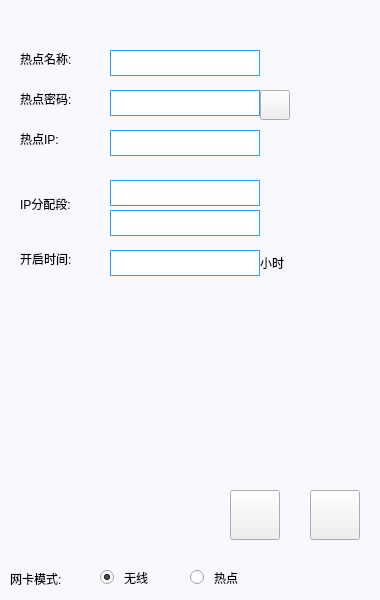
<?xml version="1.0" encoding="UTF-8"?>
<ui version="4.0">
 <class>lib_networkManage</class>
 <widget class="QWidget" name="lib_networkManage">
  <property name="geometry">
   <rect>
    <x>0</x>
    <y>0</y>
    <width>380</width>
    <height>600</height>
   </rect>
  </property>
  <property name="windowTitle">
   <string>Form</string>
  </property>
  <property name="styleSheet">
   <string notr="true">#lib_networkManage{background-color: rgb(248, 248, 255);}</string>
  </property>
  <widget class="QRadioButton" name="raBut_hotspot">
   <property name="geometry">
    <rect>
     <x>190</x>
     <y>560</y>
     <width>87</width>
     <height>35</height>
    </rect>
   </property>
   <property name="focusPolicy">
    <enum>Qt::NoFocus</enum>
   </property>
   <property name="styleSheet">
    <string notr="true">QRadioButton{
   font: 14pt &quot;黑体&quot;;
   spacing: 10 
}  

QRadioButton::indicator { 
   width: 25px;
   height: 25px;
   image: url(:/prefix2/LCD_CS351/logo/Radio.png);
}

QRadioButton::indicator:checked { 
image: url(:/prefix2/LCD_CS351/logo/Radio_check.png);
}</string>
   </property>
   <property name="text">
    <string>热点</string>
   </property>
  </widget>
  <widget class="QRadioButton" name="raBut_wifi">
   <property name="geometry">
    <rect>
     <x>100</x>
     <y>560</y>
     <width>87</width>
     <height>35</height>
    </rect>
   </property>
   <property name="focusPolicy">
    <enum>Qt::NoFocus</enum>
   </property>
   <property name="styleSheet">
    <string notr="true">QRadioButton{
   font: 14pt &quot;黑体&quot;;
   spacing: 10 
}  

QRadioButton::indicator { 
   width: 25px;
   height: 25px;
   image: url(:/prefix2/LCD_CS351/logo/Radio.png);
}

QRadioButton::indicator:checked { 
image: url(:/prefix2/LCD_CS351/logo/Radio_check.png);
}</string>
   </property>
   <property name="text">
    <string>无线</string>
   </property>
   <property name="checked">
    <bool>true</bool>
   </property>
  </widget>
  <widget class="QLabel" name="label_20">
   <property name="geometry">
    <rect>
     <x>10</x>
     <y>570</y>
     <width>91</width>
     <height>18</height>
    </rect>
   </property>
   <property name="styleSheet">
    <string notr="true">font: 14pt &quot;黑体&quot;;</string>
   </property>
   <property name="text">
    <string>网卡模式:</string>
   </property>
  </widget>
  <widget class="QStackedWidget" name="stackedWidget">
   <property name="geometry">
    <rect>
     <x>0</x>
     <y>0</y>
     <width>380</width>
     <height>550</height>
    </rect>
   </property>
   <property name="styleSheet">
    <string notr="true">#stackedWidget{background-color: rgb(248, 248, 255);}</string>
   </property>
   <property name="currentIndex">
    <number>1</number>
   </property>
   <widget class="QWidget" name="page">
    <widget class="QLabel" name="label">
     <property name="geometry">
      <rect>
       <x>10</x>
       <y>10</y>
       <width>331</width>
       <height>31</height>
      </rect>
     </property>
     <property name="styleSheet">
      <string notr="true">font: 14pt &quot;黑体&quot;;</string>
     </property>
     <property name="text">
      <string>网络搜索提示</string>
     </property>
    </widget>
    <widget class="QLineEdit" name="psk">
     <property name="geometry">
      <rect>
       <x>100</x>
       <y>520</y>
       <width>150</width>
       <height>26</height>
      </rect>
     </property>
     <property name="styleSheet">
      <string notr="true">font: 14pt &quot;Arial&quot;;
border-width:1px; 
border-style:solid; 
border-color:rgb(51, 153, 255); 
margin-top: 0ex;</string>
     </property>
    </widget>
    <widget class="QLineEdit" name="SSID">
     <property name="geometry">
      <rect>
       <x>100</x>
       <y>490</y>
       <width>150</width>
       <height>26</height>
      </rect>
     </property>
     <property name="styleSheet">
      <string notr="true">font: 14pt &quot;Arial&quot;;
border-width:1px; 
border-style:solid; 
border-color:rgb(51, 153, 255); 
margin-top: 0ex;</string>
     </property>
    </widget>
    <widget class="QListWidget" name="listWidget">
     <property name="geometry">
      <rect>
       <x>10</x>
       <y>50</y>
       <width>360</width>
       <height>430</height>
      </rect>
     </property>
     <property name="styleSheet">
      <string notr="true">QListWidget{
font: 12pt &quot;Arial&quot;;
border-width:1px; 
border-style:solid; 
border-color:rgb(51, 153, 255); 
margin-top: 0ex;
}
QListWidget::item{/*子项样式*/
height:35px;/*高度*/
}
QListWidget::Item:selected {/*选中项样式*/
background-color:rgb(51, 153, 255);
color: rgb(255, 255, 255);
}
</string>
     </property>
    </widget>
    <widget class="QLabel" name="label_2">
     <property name="geometry">
      <rect>
       <x>10</x>
       <y>490</y>
       <width>80</width>
       <height>18</height>
      </rect>
     </property>
     <property name="styleSheet">
      <string notr="true">font: 14pt &quot;黑体&quot;;</string>
     </property>
     <property name="text">
      <string>无线名称:</string>
     </property>
    </widget>
    <widget class="QLabel" name="label_3">
     <property name="geometry">
      <rect>
       <x>10</x>
       <y>520</y>
       <width>80</width>
       <height>18</height>
      </rect>
     </property>
     <property name="styleSheet">
      <string notr="true">font: 14pt &quot;黑体&quot;;</string>
     </property>
     <property name="text">
      <string>无线密码:</string>
     </property>
    </widget>
    <widget class="QPushButton" name="pushButton">
     <property name="geometry">
      <rect>
       <x>250</x>
       <y>520</y>
       <width>30</width>
       <height>30</height>
      </rect>
     </property>
     <property name="styleSheet">
      <string notr="true">border-image: url(:/new/prefix1/view_off.png);</string>
     </property>
     <property name="text">
      <string/>
     </property>
    </widget>
   </widget>
   <widget class="QWidget" name="page_2">
    <widget class="QLabel" name="label_4">
     <property name="geometry">
      <rect>
       <x>20</x>
       <y>90</y>
       <width>80</width>
       <height>18</height>
      </rect>
     </property>
     <property name="styleSheet">
      <string notr="true">font: 14pt &quot;黑体&quot;;</string>
     </property>
     <property name="text">
      <string>热点密码:</string>
     </property>
    </widget>
    <widget class="QLineEdit" name="hotspot_psk">
     <property name="geometry">
      <rect>
       <x>110</x>
       <y>90</y>
       <width>150</width>
       <height>26</height>
      </rect>
     </property>
     <property name="styleSheet">
      <string notr="true">font: 14pt &quot;Arial&quot;;
border-width:1px; 
border-style:solid; 
border-color:rgb(51, 153, 255); 
margin-top: 0ex;</string>
     </property>
    </widget>
    <widget class="QPushButton" name="but_viewPsk">
     <property name="geometry">
      <rect>
       <x>260</x>
       <y>90</y>
       <width>30</width>
       <height>30</height>
      </rect>
     </property>
     <property name="styleSheet">
      <string notr="true">border-image: url(:/new/prefix1/view_off.png);</string>
     </property>
     <property name="text">
      <string/>
     </property>
    </widget>
    <widget class="QLabel" name="label_5">
     <property name="geometry">
      <rect>
       <x>20</x>
       <y>50</y>
       <width>80</width>
       <height>18</height>
      </rect>
     </property>
     <property name="styleSheet">
      <string notr="true">font: 14pt &quot;黑体&quot;;</string>
     </property>
     <property name="text">
      <string>热点名称:</string>
     </property>
    </widget>
    <widget class="QLineEdit" name="hotspotName">
     <property name="geometry">
      <rect>
       <x>110</x>
       <y>50</y>
       <width>150</width>
       <height>26</height>
      </rect>
     </property>
     <property name="styleSheet">
      <string notr="true">font: 14pt &quot;Arial&quot;;
border-width:1px; 
border-style:solid; 
border-color:rgb(51, 153, 255); 
margin-top: 0ex;</string>
     </property>
    </widget>
    <widget class="QLabel" name="label_6">
     <property name="geometry">
      <rect>
       <x>20</x>
       <y>130</y>
       <width>80</width>
       <height>18</height>
      </rect>
     </property>
     <property name="styleSheet">
      <string notr="true">font: 14pt &quot;黑体&quot;;</string>
     </property>
     <property name="text">
      <string>热点IP:</string>
     </property>
    </widget>
    <widget class="QLineEdit" name="hotspot_ip">
     <property name="geometry">
      <rect>
       <x>110</x>
       <y>130</y>
       <width>150</width>
       <height>26</height>
      </rect>
     </property>
     <property name="styleSheet">
      <string notr="true">font: 14pt &quot;Arial&quot;;
border-width:1px; 
border-style:solid; 
border-color:rgb(51, 153, 255); 
margin-top: 0ex;</string>
     </property>
    </widget>
    <widget class="QLineEdit" name="hotspot_ip_head">
     <property name="geometry">
      <rect>
       <x>110</x>
       <y>180</y>
       <width>150</width>
       <height>26</height>
      </rect>
     </property>
     <property name="styleSheet">
      <string notr="true">font: 14pt &quot;Arial&quot;;
border-width:1px; 
border-style:solid; 
border-color:rgb(51, 153, 255); 
margin-top: 0ex;</string>
     </property>
    </widget>
    <widget class="QLabel" name="label_7">
     <property name="geometry">
      <rect>
       <x>20</x>
       <y>195</y>
       <width>80</width>
       <height>18</height>
      </rect>
     </property>
     <property name="styleSheet">
      <string notr="true">font: 14pt &quot;黑体&quot;;</string>
     </property>
     <property name="text">
      <string>IP分配段:</string>
     </property>
    </widget>
    <widget class="QLineEdit" name="hotspot_ip_end">
     <property name="geometry">
      <rect>
       <x>110</x>
       <y>210</y>
       <width>150</width>
       <height>26</height>
      </rect>
     </property>
     <property name="styleSheet">
      <string notr="true">font: 14pt &quot;Arial&quot;;
border-width:1px; 
border-style:solid; 
border-color:rgb(51, 153, 255); 
margin-top: 0ex;</string>
     </property>
    </widget>
    <widget class="QLabel" name="label_8">
     <property name="geometry">
      <rect>
       <x>20</x>
       <y>250</y>
       <width>80</width>
       <height>18</height>
      </rect>
     </property>
     <property name="styleSheet">
      <string notr="true">font: 14pt &quot;黑体&quot;;</string>
     </property>
     <property name="text">
      <string>开启时间:</string>
     </property>
    </widget>
    <widget class="QLineEdit" name="openTime">
     <property name="geometry">
      <rect>
       <x>110</x>
       <y>250</y>
       <width>150</width>
       <height>26</height>
      </rect>
     </property>
     <property name="styleSheet">
      <string notr="true">font: 14pt &quot;Arial&quot;;
border-width:1px; 
border-style:solid; 
border-color:rgb(51, 153, 255); 
margin-top: 0ex;</string>
     </property>
    </widget>
    <widget class="QPushButton" name="but_save">
     <property name="geometry">
      <rect>
       <x>310</x>
       <y>490</y>
       <width>50</width>
       <height>50</height>
      </rect>
     </property>
     <property name="styleSheet">
      <string notr="true">border-image: url(:/prefix2/LCD_CS351/logo/saves.bmp);
</string>
     </property>
     <property name="text">
      <string/>
     </property>
    </widget>
    <widget class="QPushButton" name="but_cancel">
     <property name="geometry">
      <rect>
       <x>230</x>
       <y>490</y>
       <width>50</width>
       <height>50</height>
      </rect>
     </property>
     <property name="styleSheet">
      <string notr="true">border-image: url(:/prefix2/LCD_CS351/logo/cancel.bmp);
</string>
     </property>
     <property name="text">
      <string/>
     </property>
    </widget>
    <widget class="QLabel" name="label_9">
     <property name="geometry">
      <rect>
       <x>260</x>
       <y>250</y>
       <width>41</width>
       <height>26</height>
      </rect>
     </property>
     <property name="styleSheet">
      <string notr="true">font: 14pt &quot;黑体&quot;;</string>
     </property>
     <property name="text">
      <string>小时</string>
     </property>
    </widget>
   </widget>
  </widget>
  <zorder>label_20</zorder>
  <zorder>raBut_hotspot</zorder>
  <zorder>raBut_wifi</zorder>
  <zorder>stackedWidget</zorder>
 </widget>
 <resources/>
 <connections/>
</ui>
